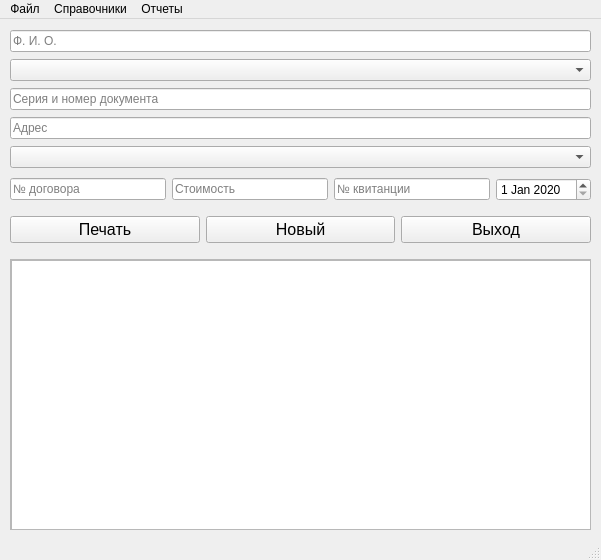
<?xml version="1.0" encoding="UTF-8"?>
<ui version="4.0">
 <class>MainWindow</class>
 <widget class="QMainWindow" name="MainWindow">
  <property name="geometry">
   <rect>
    <x>0</x>
    <y>0</y>
    <width>601</width>
    <height>560</height>
   </rect>
  </property>
  <property name="sizePolicy">
   <sizepolicy hsizetype="Preferred" vsizetype="Preferred">
    <horstretch>0</horstretch>
    <verstretch>0</verstretch>
   </sizepolicy>
  </property>
  <property name="minimumSize">
   <size>
    <width>601</width>
    <height>560</height>
   </size>
  </property>
  <property name="maximumSize">
   <size>
    <width>601</width>
    <height>560</height>
   </size>
  </property>
  <property name="windowTitle">
   <string>Платные услуги</string>
  </property>
  <property name="toolTip">
   <string/>
  </property>
  <widget class="QWidget" name="centralwidget">
   <widget class="QWidget" name="horizontalLayoutWidget">
    <property name="geometry">
     <rect>
      <x>10</x>
      <y>190</y>
      <width>581</width>
      <height>41</height>
     </rect>
    </property>
    <layout class="QHBoxLayout" name="horizontalLayout_2">
     <item>
      <widget class="QPushButton" name="printButton">
       <property name="font">
        <font>
         <family>Arial</family>
         <pointsize>12</pointsize>
        </font>
       </property>
       <property name="toolTip">
        <string>Печать договора</string>
       </property>
       <property name="statusTip">
        <string>Печать договора</string>
       </property>
       <property name="styleSheet">
        <string notr="true"/>
       </property>
       <property name="text">
        <string>Печать</string>
       </property>
       <property name="icon">
        <iconset>
         <normaloff>res/printer.png</normaloff>res/printer.png</iconset>
       </property>
       <property name="iconSize">
        <size>
         <width>24</width>
         <height>24</height>
        </size>
       </property>
      </widget>
     </item>
     <item>
      <widget class="QPushButton" name="clearButton">
       <property name="font">
        <font>
         <family>Arial</family>
         <pointsize>12</pointsize>
        </font>
       </property>
       <property name="toolTip">
        <string>Очистить поля</string>
       </property>
       <property name="statusTip">
        <string>Очистить поля</string>
       </property>
       <property name="text">
        <string>Новый</string>
       </property>
       <property name="icon">
        <iconset>
         <normaloff>res/document-new.png</normaloff>res/document-new.png</iconset>
       </property>
       <property name="iconSize">
        <size>
         <width>24</width>
         <height>24</height>
        </size>
       </property>
      </widget>
     </item>
     <item>
      <widget class="QPushButton" name="exitButton">
       <property name="font">
        <font>
         <family>Arial</family>
         <pointsize>12</pointsize>
        </font>
       </property>
       <property name="toolTip">
        <string>Выйти из ПО Платные услуги</string>
       </property>
       <property name="statusTip">
        <string>Выйти из ПО Платные услуги</string>
       </property>
       <property name="text">
        <string>Выход</string>
       </property>
       <property name="icon">
        <iconset>
         <normaloff>res/system-exit.png</normaloff>res/system-exit.png</iconset>
       </property>
       <property name="iconSize">
        <size>
         <width>24</width>
         <height>24</height>
        </size>
       </property>
      </widget>
     </item>
    </layout>
   </widget>
   <widget class="QWidget" name="horizontalLayoutWidget_2">
    <property name="geometry">
     <rect>
      <x>10</x>
      <y>150</y>
      <width>581</width>
      <height>41</height>
     </rect>
    </property>
    <layout class="QHBoxLayout" name="horizontalLayout">
     <item>
      <widget class="QLineEdit" name="lineEdit_NumDogovor">
       <property name="toolTip">
        <string>№ договора</string>
       </property>
       <property name="statusTip">
        <string>№ договора</string>
       </property>
       <property name="placeholderText">
        <string>№ договора</string>
       </property>
      </widget>
     </item>
     <item>
      <widget class="QLineEdit" name="lineEdit_PriceUsluga">
       <property name="toolTip">
        <string>Стоимость</string>
       </property>
       <property name="statusTip">
        <string>Стоимость</string>
       </property>
       <property name="placeholderText">
        <string>Стоимость</string>
       </property>
      </widget>
     </item>
     <item>
      <widget class="QLineEdit" name="lineEdit_NumReceipt">
       <property name="toolTip">
        <string>№ квитанции</string>
       </property>
       <property name="statusTip">
        <string>№ квитанции</string>
       </property>
       <property name="placeholderText">
        <string>№ квитанции</string>
       </property>
      </widget>
     </item>
     <item>
      <widget class="QDateEdit" name="dateEdit">
       <property name="toolTip">
        <string>Дата договора</string>
       </property>
       <property name="statusTip">
        <string>Дата договора</string>
       </property>
       <property name="autoFillBackground">
        <bool>false</bool>
       </property>
       <property name="date">
        <date>
         <year>2020</year>
         <month>1</month>
         <day>1</day>
        </date>
       </property>
      </widget>
     </item>
    </layout>
   </widget>
   <widget class="QWidget" name="verticalLayoutWidget">
    <property name="geometry">
     <rect>
      <x>10</x>
      <y>10</y>
      <width>581</width>
      <height>141</height>
     </rect>
    </property>
    <layout class="QVBoxLayout" name="verticalLayout">
     <item>
      <widget class="QLineEdit" name="lineEdit_Fio">
       <property name="toolTip">
        <string>Ф. И. О.</string>
       </property>
       <property name="statusTip">
        <string>Ф. И. О.</string>
       </property>
       <property name="placeholderText">
        <string>Ф. И. О.</string>
       </property>
      </widget>
     </item>
     <item>
      <widget class="QComboBox" name="comboBox_Documents">
       <property name="toolTip">
        <string>Документ</string>
       </property>
       <property name="statusTip">
        <string>Документ</string>
       </property>
       <property name="currentText">
        <string>Документ</string>
       </property>
       <property name="placeholderText">
        <string>Документ</string>
       </property>
       <item>
        <property name="text">
         <string>Новый элемент</string>
        </property>
       </item>
       <item>
        <property name="text">
         <string>Новый элемент 2</string>
        </property>
       </item>
      </widget>
     </item>
     <item>
      <widget class="QLineEdit" name="lineEdit_NumDoc">
       <property name="toolTip">
        <string>Серия и номер документа</string>
       </property>
       <property name="statusTip">
        <string>Серия и номер документа</string>
       </property>
       <property name="whatsThis">
        <string>Серия и номер документа</string>
       </property>
       <property name="placeholderText">
        <string>Серия и номер документа</string>
       </property>
      </widget>
     </item>
     <item>
      <widget class="QLineEdit" name="lineEdit_Address">
       <property name="toolTip">
        <string>Адрес</string>
       </property>
       <property name="statusTip">
        <string>Адрес</string>
       </property>
       <property name="placeholderText">
        <string>Адрес</string>
       </property>
      </widget>
     </item>
     <item>
      <widget class="QComboBox" name="comboBox_Usluga">
       <property name="toolTip">
        <string>Услуга</string>
       </property>
       <property name="statusTip">
        <string>Услуга</string>
       </property>
       <property name="currentText">
        <string>Услуга</string>
       </property>
       <property name="placeholderText">
        <string>Услуга</string>
       </property>
      </widget>
     </item>
    </layout>
   </widget>
   <widget class="QScrollArea" name="scrollArea">
    <property name="enabled">
     <bool>true</bool>
    </property>
    <property name="geometry">
     <rect>
      <x>10</x>
      <y>240</y>
      <width>581</width>
      <height>271</height>
     </rect>
    </property>
    <property name="focusPolicy">
     <enum>Qt::NoFocus</enum>
    </property>
    <property name="widgetResizable">
     <bool>true</bool>
    </property>
    <widget class="QWidget" name="scrollAreaWidgetContents">
     <property name="geometry">
      <rect>
       <x>0</x>
       <y>0</y>
       <width>579</width>
       <height>269</height>
      </rect>
     </property>
     <widget class="QTableView" name="tableView">
      <property name="geometry">
       <rect>
        <x>0</x>
        <y>0</y>
        <width>581</width>
        <height>271</height>
       </rect>
      </property>
     </widget>
    </widget>
   </widget>
  </widget>
  <widget class="QMenuBar" name="menubar">
   <property name="geometry">
    <rect>
     <x>0</x>
     <y>0</y>
     <width>601</width>
     <height>21</height>
    </rect>
   </property>
   <widget class="QMenu" name="menu">
    <property name="title">
     <string>Файл</string>
    </property>
    <addaction name="menuExit"/>
   </widget>
   <widget class="QMenu" name="menu_2">
    <property name="title">
     <string>Справочники</string>
    </property>
    <widget class="QMenu" name="menu_4">
     <property name="title">
      <string>Услуги</string>
     </property>
     <addaction name="menuLoadUslugi"/>
    </widget>
    <addaction name="menuDogovor"/>
    <addaction name="menu_4"/>
    <addaction name="menuDokuments"/>
   </widget>
   <widget class="QMenu" name="menu_5">
    <property name="title">
     <string>Отчеты</string>
    </property>
    <addaction name="menuJournal"/>
   </widget>
   <addaction name="menu"/>
   <addaction name="menu_2"/>
   <addaction name="menu_5"/>
  </widget>
  <widget class="QStatusBar" name="statusbar">
   <property name="font">
    <font>
     <family>Arial</family>
     <pointsize>8</pointsize>
    </font>
   </property>
   <property name="styleSheet">
    <string notr="true">color: #474747;</string>
   </property>
  </widget>
  <action name="menuExit">
   <property name="text">
    <string>Выход</string>
   </property>
  </action>
  <action name="action_3">
   <property name="text">
    <string>Договора</string>
   </property>
  </action>
  <action name="menuDogovor">
   <property name="text">
    <string>Договора</string>
   </property>
  </action>
  <action name="menuDokuments">
   <property name="text">
    <string>Документы</string>
   </property>
  </action>
  <action name="menuLoadUslugi">
   <property name="text">
    <string>Подгрузить услуги</string>
   </property>
  </action>
  <action name="menuJournal">
   <property name="text">
    <string>Журнал</string>
   </property>
  </action>
 </widget>
 <tabstops>
  <tabstop>lineEdit_Fio</tabstop>
  <tabstop>comboBox_Documents</tabstop>
  <tabstop>lineEdit_NumDoc</tabstop>
  <tabstop>lineEdit_Address</tabstop>
  <tabstop>comboBox_Usluga</tabstop>
  <tabstop>lineEdit_NumDogovor</tabstop>
  <tabstop>lineEdit_PriceUsluga</tabstop>
  <tabstop>lineEdit_NumReceipt</tabstop>
  <tabstop>dateEdit</tabstop>
  <tabstop>printButton</tabstop>
  <tabstop>clearButton</tabstop>
  <tabstop>exitButton</tabstop>
  <tabstop>tableView</tabstop>
 </tabstops>
 <resources/>
 <connections/>
 <designerdata>
  <property name="gridDeltaX">
   <number>10</number>
  </property>
  <property name="gridDeltaY">
   <number>10</number>
  </property>
  <property name="gridSnapX">
   <bool>true</bool>
  </property>
  <property name="gridSnapY">
   <bool>true</bool>
  </property>
  <property name="gridVisible">
   <bool>true</bool>
  </property>
 </designerdata>
</ui>
